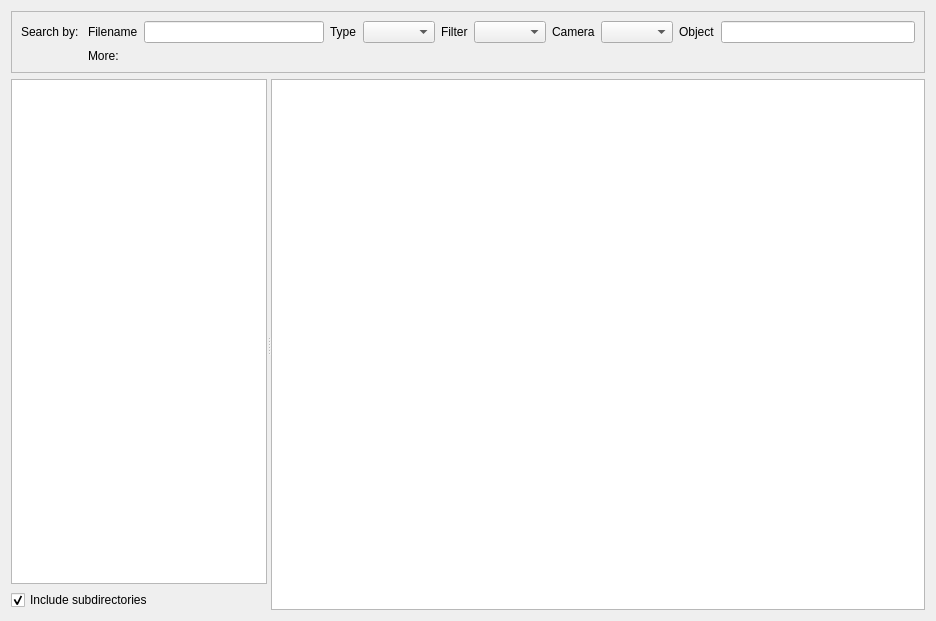
<?xml version="1.0" encoding="UTF-8"?>
<ui version="4.0">
 <class>SearchPanel</class>
 <widget class="QFrame" name="SearchPanel">
  <property name="geometry">
   <rect>
    <x>0</x>
    <y>0</y>
    <width>936</width>
    <height>621</height>
   </rect>
  </property>
  <property name="windowTitle">
   <string>Frame</string>
  </property>
  <layout class="QVBoxLayout" name="verticalLayout">
   <item>
    <widget class="QFrame" name="filters_frame">
     <property name="sizePolicy">
      <sizepolicy hsizetype="Expanding" vsizetype="Preferred">
       <horstretch>1</horstretch>
       <verstretch>0</verstretch>
      </sizepolicy>
     </property>
     <property name="frameShape">
      <enum>QFrame::Shape::StyledPanel</enum>
     </property>
     <property name="frameShadow">
      <enum>QFrame::Shadow::Raised</enum>
     </property>
     <layout class="QGridLayout" name="gridLayout">
      <item row="0" column="1">
       <layout class="QHBoxLayout" name="horizontalLayout_search">
        <item>
         <widget class="QFrame" name="filter_fname_frame">
          <property name="frameShape">
           <enum>QFrame::Shape::NoFrame</enum>
          </property>
          <property name="frameShadow">
           <enum>QFrame::Shadow::Raised</enum>
          </property>
          <layout class="QHBoxLayout" name="horizontalLayout_name_2">
           <property name="leftMargin">
            <number>0</number>
           </property>
           <property name="topMargin">
            <number>0</number>
           </property>
           <property name="rightMargin">
            <number>0</number>
           </property>
           <property name="bottomMargin">
            <number>0</number>
           </property>
           <item>
            <widget class="QLabel" name="label_fname">
             <property name="text">
              <string>Filename</string>
             </property>
            </widget>
           </item>
           <item>
            <widget class="QLineEdit" name="filter_fname_text"/>
           </item>
          </layout>
         </widget>
        </item>
        <item>
         <widget class="QFrame" name="filter_type_frame">
          <property name="frameShape">
           <enum>QFrame::Shape::NoFrame</enum>
          </property>
          <property name="frameShadow">
           <enum>QFrame::Shadow::Raised</enum>
          </property>
          <layout class="QHBoxLayout" name="horizontalLayout_type">
           <property name="leftMargin">
            <number>0</number>
           </property>
           <property name="topMargin">
            <number>0</number>
           </property>
           <property name="rightMargin">
            <number>0</number>
           </property>
           <property name="bottomMargin">
            <number>0</number>
           </property>
           <item>
            <widget class="QLabel" name="label_type">
             <property name="text">
              <string>Type</string>
             </property>
            </widget>
           </item>
           <item>
            <widget class="QComboBox" name="filter_type_combo"/>
           </item>
          </layout>
         </widget>
        </item>
        <item>
         <widget class="QFrame" name="filter_filter_frame">
          <property name="frameShape">
           <enum>QFrame::Shape::NoFrame</enum>
          </property>
          <property name="frameShadow">
           <enum>QFrame::Shadow::Raised</enum>
          </property>
          <layout class="QHBoxLayout" name="horizontalLayout_filter">
           <property name="leftMargin">
            <number>0</number>
           </property>
           <property name="topMargin">
            <number>0</number>
           </property>
           <property name="rightMargin">
            <number>0</number>
           </property>
           <property name="bottomMargin">
            <number>0</number>
           </property>
           <item>
            <widget class="QLabel" name="label_filter">
             <property name="text">
              <string>Filter</string>
             </property>
            </widget>
           </item>
           <item>
            <widget class="QComboBox" name="filter_filter_combo"/>
           </item>
          </layout>
         </widget>
        </item>
        <item>
         <widget class="QFrame" name="filter_cam_frame">
          <property name="frameShape">
           <enum>QFrame::Shape::NoFrame</enum>
          </property>
          <property name="frameShadow">
           <enum>QFrame::Shadow::Raised</enum>
          </property>
          <layout class="QHBoxLayout" name="horizontalLayout_cam">
           <property name="leftMargin">
            <number>0</number>
           </property>
           <property name="topMargin">
            <number>0</number>
           </property>
           <property name="rightMargin">
            <number>0</number>
           </property>
           <property name="bottomMargin">
            <number>0</number>
           </property>
           <item>
            <widget class="QLabel" name="label_cam">
             <property name="text">
              <string>Camera</string>
             </property>
            </widget>
           </item>
           <item>
            <widget class="QComboBox" name="filter_cam_combo"/>
           </item>
          </layout>
         </widget>
        </item>
        <item>
         <widget class="QFrame" name="filter_name_frame">
          <property name="frameShape">
           <enum>QFrame::Shape::NoFrame</enum>
          </property>
          <property name="frameShadow">
           <enum>QFrame::Shadow::Raised</enum>
          </property>
          <layout class="QHBoxLayout" name="horizontalLayout_name">
           <property name="leftMargin">
            <number>0</number>
           </property>
           <property name="topMargin">
            <number>0</number>
           </property>
           <property name="rightMargin">
            <number>0</number>
           </property>
           <property name="bottomMargin">
            <number>0</number>
           </property>
           <item>
            <widget class="QLabel" name="label_name">
             <property name="text">
              <string>Object</string>
             </property>
            </widget>
           </item>
           <item>
            <widget class="QLineEdit" name="filter_name_text"/>
           </item>
          </layout>
         </widget>
        </item>
       </layout>
      </item>
      <item row="1" column="1">
       <layout class="QHBoxLayout" name="filter_layout">
        <item>
         <widget class="QLabel" name="label_2">
          <property name="text">
           <string>More:</string>
          </property>
         </widget>
        </item>
        <item>
         <spacer name="horizontalSpacer_2">
          <property name="orientation">
           <enum>Qt::Orientation::Horizontal</enum>
          </property>
          <property name="sizeHint" stdset="0">
           <size>
            <width>1</width>
            <height>1</height>
           </size>
          </property>
         </spacer>
        </item>
       </layout>
      </item>
      <item row="0" column="0">
       <widget class="QLabel" name="label">
        <property name="text">
         <string>Search by: </string>
        </property>
       </widget>
      </item>
     </layout>
    </widget>
   </item>
   <item>
    <widget class="QFrame" name="main_frame">
     <property name="sizePolicy">
      <sizepolicy hsizetype="Expanding" vsizetype="Expanding">
       <horstretch>1</horstretch>
       <verstretch>1</verstretch>
      </sizepolicy>
     </property>
     <layout class="QHBoxLayout" name="horizontalLayout">
      <property name="spacing">
       <number>0</number>
      </property>
      <property name="leftMargin">
       <number>0</number>
      </property>
      <property name="topMargin">
       <number>0</number>
      </property>
      <property name="rightMargin">
       <number>0</number>
      </property>
      <property name="bottomMargin">
       <number>0</number>
      </property>
      <item>
       <widget class="QSplitter" name="splitter">
        <property name="orientation">
         <enum>Qt::Orientation::Horizontal</enum>
        </property>
        <widget class="QWidget" name="verticalLayoutWidget">
         <layout class="QVBoxLayout" name="comboTreeLayout">
          <item>
           <widget class="QTreeView" name="filesystemTreeView">
            <property name="contextMenuPolicy">
             <enum>Qt::ContextMenuPolicy::CustomContextMenu</enum>
            </property>
            <property name="selectionMode">
             <enum>QAbstractItemView::SelectionMode::ExtendedSelection</enum>
            </property>
            <property name="selectionBehavior">
             <enum>QAbstractItemView::SelectionBehavior::SelectItems</enum>
            </property>
            <property name="verticalScrollMode">
             <enum>QAbstractItemView::ScrollMode::ScrollPerPixel</enum>
            </property>
            <property name="rootIsDecorated">
             <bool>true</bool>
            </property>
            <property name="uniformRowHeights">
             <bool>true</bool>
            </property>
            <property name="animated">
             <bool>true</bool>
            </property>
            <attribute name="headerVisible">
             <bool>false</bool>
            </attribute>
           </widget>
          </item>
          <item>
           <widget class="QCheckBox" name="checkBox">
            <property name="text">
             <string>Include subdirectories</string>
            </property>
            <property name="checked">
             <bool>true</bool>
            </property>
           </widget>
          </item>
         </layout>
        </widget>
        <widget class="QTableView" name="dataView">
         <property name="sizePolicy">
          <sizepolicy hsizetype="Expanding" vsizetype="Expanding">
           <horstretch>1</horstretch>
           <verstretch>1</verstretch>
          </sizepolicy>
         </property>
         <property name="editTriggers">
          <set>QAbstractItemView::EditTrigger::NoEditTriggers</set>
         </property>
         <property name="selectionBehavior">
          <enum>QAbstractItemView::SelectionBehavior::SelectRows</enum>
         </property>
         <property name="sortingEnabled">
          <bool>true</bool>
         </property>
         <property name="wordWrap">
          <bool>false</bool>
         </property>
        </widget>
       </widget>
      </item>
     </layout>
    </widget>
   </item>
  </layout>
 </widget>
 <resources/>
 <connections/>
 <designerdata>
  <property name="gridDeltaX">
   <number>10</number>
  </property>
  <property name="gridDeltaY">
   <number>10</number>
  </property>
  <property name="gridSnapX">
   <bool>true</bool>
  </property>
  <property name="gridSnapY">
   <bool>true</bool>
  </property>
  <property name="gridVisible">
   <bool>true</bool>
  </property>
 </designerdata>
 <slots>
  <slot>add_filter()</slot>
 </slots>
</ui>
